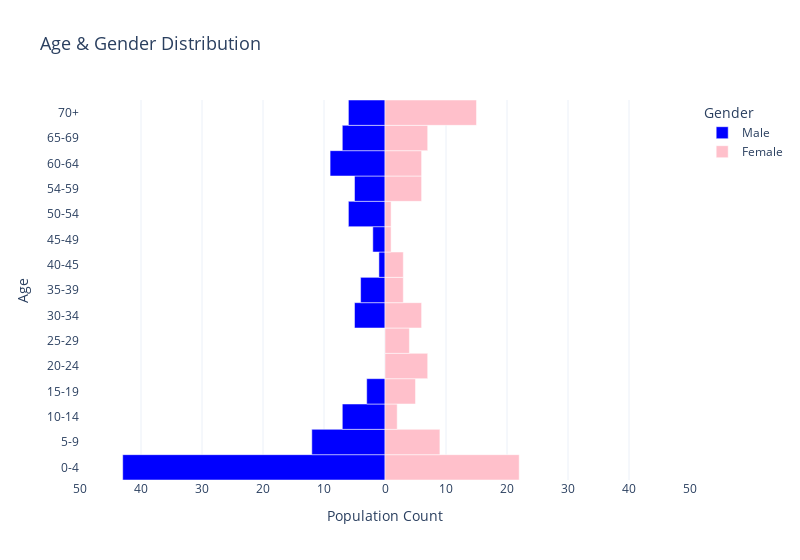

Notebook code cell kept with this figure:
### Code cell
#CHAT 
import plotly.graph_objects as go
import pandas as pd

# Find the absolute maximum count for symmetry
max_count = np.ceil(grouped_df["Count"].abs().max() / 10) * 10

tick_values = list(range(-int(max_count), int(max_count) + 1, 10))
print(tick_values)
# Create the figure
fig = go.Figure()

# Add Male (left side, negative values)
fig.add_trace(go.Bar(
    y=grouped_df[grouped_df["GENDER"] == "Male"]["AGE GROUP"],
    x=grouped_df[grouped_df["GENDER"] == "Male"]["Count"],
    name="Male",
    orientation="h",
    marker=dict(color="blue"),
    #text=binned_df[binned_df["GENDER"] == "M"]["Count"].abs(),  # Show positive values
    textposition="outside"
))

# Add Female (right side, positive values)
fig.add_trace(go.Bar(
    y=grouped_df[grouped_df["GENDER"] == "Female"]["AGE GROUP"],
    x=grouped_df[grouped_df["GENDER"] == "Female"]["Count"],
    name="Female",
    orientation="h",
    marker=dict(color="pink"),
    #text=binned_df[binned_df["GENDER"] == "F"]["Count"],  # Show positive values
    textposition="outside"
))

# Update layout for symmetry & styling
fig.update_layout(
    title="Age & Gender Distribution",
    title_font=dict(size=18),
    xaxis=dict(
        tickmode="array",
        tickvals=tick_values,  # Symmetrical tick values
        ticktext=[str(abs(x)) for x in tick_values],  # Remove negative labels
        title="Population Count",
        range=[-max_count, max_count]
    ),
    yaxis=dict(title="Age"),  # Flip y-axis
    barmode="relative",  # Ensures bars are aligned properly
    template="plotly_white",  # White grid background
    legend=dict(title="Gender"),
    bargap=0,  # Removes padding between bar
    width=800,
)

# Show the figure
fig.show()

### Figure 1 — Plotly figure (JSON) as saved in the notebook; plotly's stock layout.template omitted (floating-point values rounded to 4 significant figures)
{"data": [{"marker": {"color": "blue"}, "name": "Male", "orientation": "h", "textposition": "outside", "type": "bar", "x": [-43, -12, -7, -3, 0, 0, -5, -4, -1, -2, -6, -5, -9, -7, -6], "y": ["0-4", "5-9", "10-14", "15-19", "20-24", "25-29", "30-34", "35-39", "40-45", "45-49", "50-54", "54-59", "60-64", "65-69", "70+"]}, {"marker": {"color": "pink"}, "name": "Female", "orientation": "h", "textposition": "outside", "type": "bar", "x": [22, 9, 2, 5, 7, 4, 6, 3, 3, 1, 1, 6, 6, 7, 15], "y": ["0-4", "5-9", "10-14", "15-19", "20-24", "25-29", "30-34", "35-39", "40-45", "45-49", "50-54", "54-59", "60-64", "65-69", "70+"]}], "layout": {"bargap": 0, "barmode": "relative", "legend": {"title": {"text": "Gender"}}, "title": {"font": {"size": 18}, "text": "Age & Gender Distribution"}, "width": 800, "xaxis": {"range": [-50, 50], "tickmode": "array", "ticktext": ["50", "40", "30", "20", "10", "0", "10", "20", "30", "40", "50"], "tickvals": [-50, -40, -30, -20, -10, 0, 10, 20, 30, 40, 50], "title": {"text": "Population Count"}}, "yaxis": {"title": {"text": "Age"}}}}
